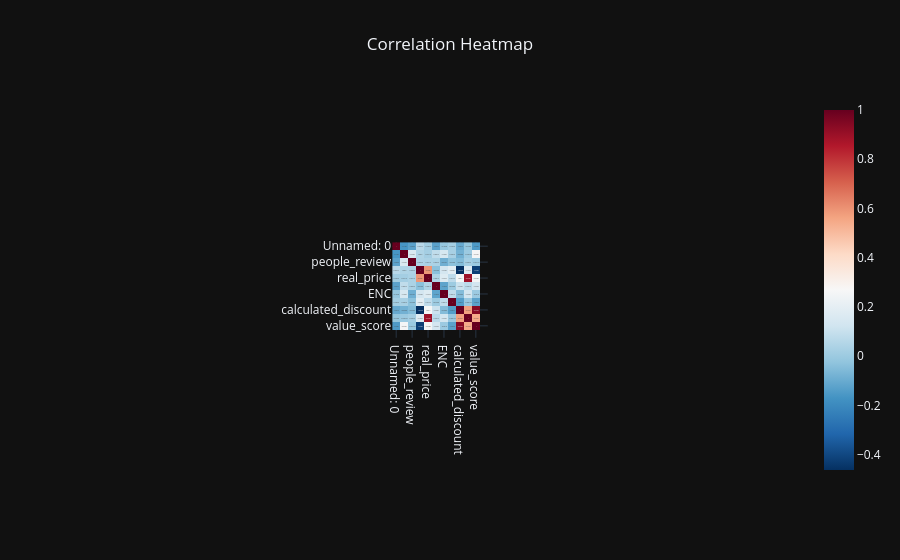

Notebook code cell kept with this figure:
### Code cell
# Calculate correlation
corr = df3.corr(numeric_only=True)

# Interactive heatmap
fig = px.imshow(
    corr,
    text_auto=True,
    color_continuous_scale='RdBu_r',
    title="Correlation Heatmap"
)

fig.update_layout(
    template='plotly_dark',
    title_x=0.5
)

fig.show()

### Figure 1 — Plotly figure (JSON) as saved in the notebook; plotly's stock layout.template omitted (floating-point values rounded to 4 significant figures; data arrays with more than 128 entries replaced by an {"elided": "..."} marker saying what was removed)
{"data": [{"coloraxis": "coloraxis", "hovertemplate": "x: %{x}<br>y: %{y}<br>color: %{z}<extra></extra>", "name": "0", "texttemplate": "%{z}", "type": "heatmap", "x": ["Unnamed: 0", "ratings", "people_review", "offer_price", "real_price", "fast_charging", "ENC", "ANC", "calculated_discount", "amount_saved", "value_score", "feature__score"], "xaxis": "x", "y": ["Unnamed: 0", "ratings", "people_review", "offer_price", "real_price", "fast_charging", "ENC", "ANC", "calculated_discount", "amount_saved", "value_score", "feature__score"], "yaxis": "y", "z": {"elided": "12x12 float values"}}], "layout": {"autosize": true, "coloraxis": {"colorscale": [[0, "rgb(5,48,97)"], [0.1, "rgb(33,102,172)"], [0.2, "rgb(67,147,195)"], [0.3, "rgb(146,197,222)"], [0.4, "rgb(209,229,240)"], [0.5, "rgb(247,247,247)"], [0.6, "rgb(253,219,199)"], [0.7, "rgb(244,165,130)"], [0.8, "rgb(214,96,77)"], [0.9, "rgb(178,24,43)"], [1, "rgb(103,0,31)"]]}, "title": {"text": "Correlation Heatmap", "x": 0.5}, "xaxis": {"anchor": "y", "autorange": true, "constrain": "domain", "domain": [0.4336, 0.5664], "range": [-0.5, 11.5], "scaleanchor": "y", "type": "category"}, "yaxis": {"anchor": "x", "autorange": true, "constrain": "domain", "domain": [0, 1], "range": [11.5, -0.5], "type": "category"}}}
